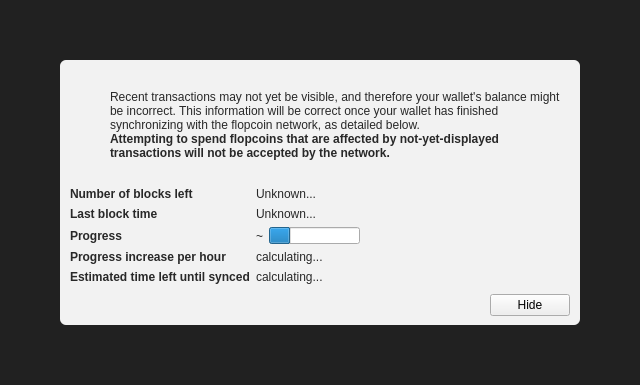
<?xml version="1.0" encoding="UTF-8"?>
<ui version="4.0">
 <class>ModalOverlay</class>
 <widget class="ModalOverlay" name="ModalOverlay">
  <property name="geometry">
   <rect>
    <x>0</x>
    <y>0</y>
    <width>640</width>
    <height>385</height>
   </rect>
  </property>
  <property name="windowTitle">
   <string>Form</string>
  </property>
  <layout class="QVBoxLayout" name="verticalLayout" stretch="0">
   <property name="sizeConstraint">
    <enum>QLayout::SetDefaultConstraint</enum>
   </property>
   <property name="leftMargin">
    <number>0</number>
   </property>
   <property name="topMargin">
    <number>0</number>
   </property>
   <property name="rightMargin">
    <number>0</number>
   </property>
   <property name="bottomMargin">
    <number>0</number>
   </property>
   <item>
    <widget class="QWidget" name="bgWidget" native="true">
     <property name="styleSheet">
      <string notr="true">#bgWidget { background: rgba(0,0,0,220); }</string>
     </property>
     <layout class="QVBoxLayout" name="verticalLayoutMain" stretch="1">
      <property name="leftMargin">
       <number>60</number>
      </property>
      <property name="topMargin">
       <number>60</number>
      </property>
      <property name="rightMargin">
       <number>60</number>
      </property>
      <property name="bottomMargin">
       <number>60</number>
      </property>
      <item>
       <widget class="QWidget" name="contentWidget" native="true">
        <property name="styleSheet">
         <string notr="true">#contentWidget { background: rgba(255,255,255,240); border-radius: 6px; }

QLabel { color: rgb(40,40,40);  }</string>
        </property>
        <layout class="QVBoxLayout" name="verticalLayoutSub" stretch="1,0,0,0">
         <property name="spacing">
          <number>0</number>
         </property>
         <property name="leftMargin">
          <number>10</number>
         </property>
         <property name="topMargin">
          <number>10</number>
         </property>
         <property name="rightMargin">
          <number>10</number>
         </property>
         <property name="bottomMargin">
          <number>10</number>
         </property>
         <item>
          <layout class="QHBoxLayout" name="horizontalLayoutIconText" stretch="0,1">
           <property name="topMargin">
            <number>20</number>
           </property>
           <item>
            <layout class="QVBoxLayout" name="verticalLayoutIcon">
             <property name="leftMargin">
              <number>0</number>
             </property>
             <item>
              <widget class="QPushButton" name="warningIcon">
               <property name="enabled">
                <bool>false</bool>
               </property>
               <property name="text">
                <string/>
               </property>
               <property name="icon">
                <iconset>
                 <normaloff>:/icons/warning</normaloff>
                 <disabledoff>:/icons/warning</disabledoff>:/icons/warning</iconset>
               </property>
               <property name="iconSize">
                <size>
                 <width>48</width>
                 <height>48</height>
                </size>
               </property>
               <property name="flat">
                <bool>true</bool>
               </property>
              </widget>
             </item>
             <item>
              <spacer name="verticalSpacerWarningIcon">
               <property name="orientation">
                <enum>Qt::Vertical</enum>
               </property>
               <property name="sizeHint" stdset="0">
                <size>
                 <width>20</width>
                 <height>40</height>
                </size>
               </property>
              </spacer>
             </item>
            </layout>
           </item>
           <item>
            <layout class="QVBoxLayout" name="verticalLayoutInfoText">
             <property name="leftMargin">
              <number>0</number>
             </property>
             <property name="topMargin">
              <number>0</number>
             </property>
             <item>
              <widget class="QLabel" name="infoText">
               <property name="text">
                <string>Recent transactions may not yet be visible, and therefore your wallet's balance might be incorrect. This information will be correct once your wallet has finished synchronizing with the flopcoin network, as detailed below.</string>
               </property>
               <property name="textFormat">
                <enum>Qt::RichText</enum>
               </property>
               <property name="wordWrap">
                <bool>true</bool>
               </property>
              </widget>
             </item>
             <item>
              <widget class="QLabel" name="infoTextStrong">
               <property name="font">
                <font>
                 <weight>75</weight>
                 <bold>true</bold>
                </font>
               </property>
               <property name="text">
                <string>Attempting to spend flopcoins that are affected by not-yet-displayed transactions will not be accepted by the network.</string>
               </property>
               <property name="textFormat">
                <enum>Qt::RichText</enum>
               </property>
               <property name="wordWrap">
                <bool>true</bool>
               </property>
              </widget>
             </item>
             <item>
              <spacer name="verticalSpacerInTextSpace">
               <property name="orientation">
                <enum>Qt::Vertical</enum>
               </property>
               <property name="sizeHint" stdset="0">
                <size>
                 <width>20</width>
                 <height>40</height>
                </size>
               </property>
              </spacer>
             </item>
            </layout>
           </item>
          </layout>
         </item>
         <item>
          <spacer name="verticalSpacerAfterText">
           <property name="orientation">
            <enum>Qt::Vertical</enum>
           </property>
           <property name="sizeHint" stdset="0">
            <size>
             <width>20</width>
             <height>40</height>
            </size>
           </property>
          </spacer>
         </item>
         <item>
          <layout class="QFormLayout" name="formLayout">
           <property name="fieldGrowthPolicy">
            <enum>QFormLayout::FieldsStayAtSizeHint</enum>
           </property>
           <property name="horizontalSpacing">
            <number>6</number>
           </property>
           <property name="verticalSpacing">
            <number>6</number>
           </property>
           <property name="topMargin">
            <number>10</number>
           </property>
           <item row="0" column="0">
            <widget class="QLabel" name="labelNumberOfBlocksLeft">
             <property name="font">
              <font>
               <weight>75</weight>
               <bold>true</bold>
              </font>
             </property>
             <property name="text">
              <string>Number of blocks left</string>
             </property>
            </widget>
           </item>
           <item row="0" column="1">
            <widget class="QLabel" name="numberOfBlocksLeft">
             <property name="text">
              <string>Unknown...</string>
             </property>
            </widget>
           </item>
           <item row="1" column="0">
            <widget class="QLabel" name="labelLastBlockTime">
             <property name="font">
              <font>
               <weight>75</weight>
               <bold>true</bold>
              </font>
             </property>
             <property name="text">
              <string>Last block time</string>
             </property>
            </widget>
           </item>
           <item row="1" column="1">
            <widget class="QLabel" name="newestBlockDate">
             <property name="sizePolicy">
              <sizepolicy hsizetype="Maximum" vsizetype="Preferred">
               <horstretch>0</horstretch>
               <verstretch>0</verstretch>
              </sizepolicy>
             </property>
             <property name="text">
              <string>Unknown...</string>
             </property>
            </widget>
           </item>
           <item row="2" column="0">
            <widget class="QLabel" name="labelSyncDone">
             <property name="font">
              <font>
               <weight>75</weight>
               <bold>true</bold>
              </font>
             </property>
             <property name="text">
              <string>Progress</string>
             </property>
            </widget>
           </item>
           <item row="2" column="1">
            <layout class="QHBoxLayout" name="horizontalLayoutSync" stretch="0,1">
             <item>
              <widget class="QLabel" name="percentageProgress">
               <property name="text">
                <string notr="true">~</string>
               </property>
              </widget>
             </item>
             <item>
              <widget class="QProgressBar" name="progressBar">
               <property name="value">
                <number>24</number>
               </property>
               <property name="format">
                <string/>
               </property>
              </widget>
             </item>
            </layout>
           </item>
           <item row="4" column="0">
            <widget class="QLabel" name="labelProgressIncrease">
             <property name="font">
              <font>
               <weight>75</weight>
               <bold>true</bold>
              </font>
             </property>
             <property name="text">
              <string>Progress increase per hour</string>
             </property>
            </widget>
           </item>
           <item row="4" column="1">
            <widget class="QLabel" name="progressIncreasePerH">
             <property name="text">
              <string>calculating...</string>
             </property>
            </widget>
           </item>
           <item row="5" column="0">
            <widget class="QLabel" name="labelEstimatedTimeLeft">
             <property name="font">
              <font>
               <weight>75</weight>
               <bold>true</bold>
              </font>
             </property>
             <property name="text">
              <string>Estimated time left until synced</string>
             </property>
            </widget>
           </item>
           <item row="5" column="1">
            <widget class="QLabel" name="expectedTimeLeft">
             <property name="text">
              <string>calculating...</string>
             </property>
            </widget>
           </item>
          </layout>
         </item>
         <item>
          <layout class="QHBoxLayout" name="horizontalLayoutButtons">
           <property name="leftMargin">
            <number>10</number>
           </property>
           <property name="topMargin">
            <number>10</number>
           </property>
           <item>
            <spacer name="horizontalSpacer">
             <property name="orientation">
              <enum>Qt::Horizontal</enum>
             </property>
             <property name="sizeHint" stdset="0">
              <size>
               <width>40</width>
               <height>20</height>
              </size>
             </property>
            </spacer>
           </item>
           <item>
            <widget class="QPushButton" name="closeButton">
             <property name="text">
              <string>Hide</string>
             </property>
            </widget>
           </item>
          </layout>
         </item>
        </layout>
       </widget>
      </item>
     </layout>
    </widget>
   </item>
  </layout>
 </widget>
 <customwidgets>
  <customwidget>
   <class>ModalOverlay</class>
   <extends>QWidget</extends>
   <header>modaloverlay.h</header>
   <container>1</container>
  </customwidget>
 </customwidgets>
 <resources/>
 <connections/>
</ui>
